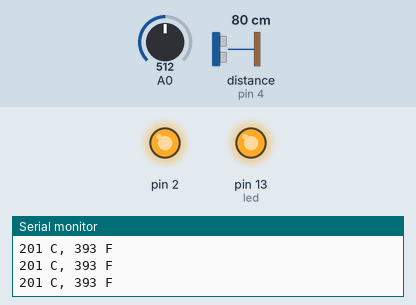
Simulated run of this sketch. Board: Arduino Uno, built with avr-gcc and run on an emulated ATmega328P. On the bench: output pins drawn as LEDs (lit = HIGH), the last lines printed to the serial monitor. Wiring (inferred from the names in the program): ultrasonic range finder: trigger pin 4; echo pin 4. The inputs (shaded band) are chosen by the test bench; at power-on: distance to the obstacle (sensor on pin 4) 80 cm, A0 = 512. The echo pulse lasts 58.3 µs per cm.

Above: at 1.2 s.
1.3 s: distance to the obstacle (sensor on pin 4) set to 99 cm
2.8 s: distance to the obstacle (sensor on pin 4) set to 107 cm
At 4.0 s:
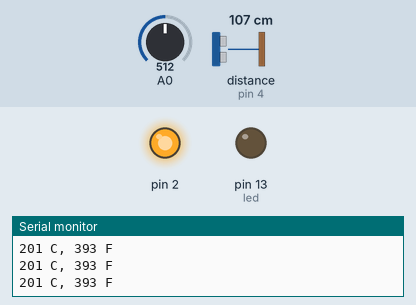
4.3 s: A0 set to 195
7.3 s: A0 set to 175
At 8.4 s:
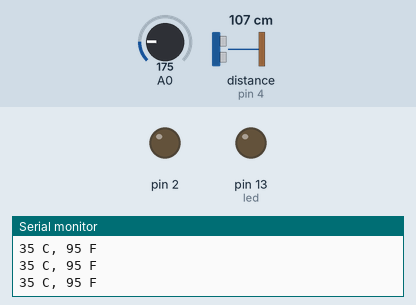
8.9 s: distance to the obstacle (sensor on pin 4) set to 2 cm
At 9.5 s:
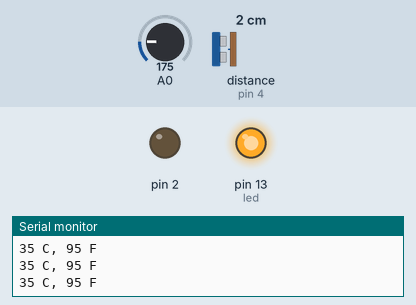
10.4 s: distance to the obstacle (sensor on pin 4) set to 120 cm
At 11.7 s:
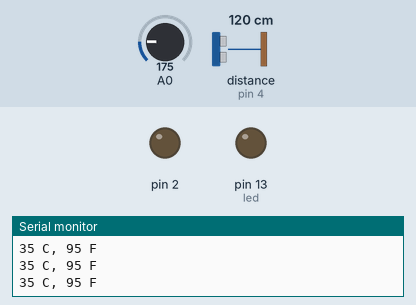
Timing chart, 0 to 12.9 s (numbered marks = the images above; inputs shaded):
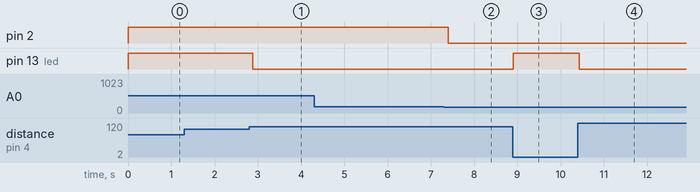

The sketch:

Nandhini_Assignment_1.ino
```cpp
const int pingpin=4;
const int led = 13;
int baselineTemp = 0;
int celsius = 0;
int fahrenheit = 0;

void setup()
{
  Serial.begin(9600);
  pinMode(led, OUTPUT);
   pinMode(2, OUTPUT);

}
void loop() {
  long duration, cm;
  pinMode(pingpin, OUTPUT);
  digitalWrite(pingpin, LOW);
  delayMicroseconds(2);
  digitalWrite(pingpin, HIGH);
  delayMicroseconds(10);
  digitalWrite(pingpin, LOW);
   pinMode(pingpin,INPUT);
    duration = pulseIn(pingpin, HIGH);
   cm = duration * 0.034 / 2;
   if(cm<100) {
   digitalWrite(led,HIGH);
   }
  else
   {
   digitalWrite(led,LOW);
   }


  // temp sensor
  baselineTemp = 40;

  celsius = map(((analogRead(A0) - 20) * 3.04), 0, 1023, -40, 125);

   fahrenheit = ((celsius * 9) / 5 + 32);
  Serial.print(celsius);
  Serial.print(" C, ");
  Serial.print(fahrenheit);
  Serial.println(" F");

  if (celsius < baselineTemp) {
    digitalWrite(2, LOW);}
  if (celsius >= baselineTemp && celsius < baselineTemp + 10) {
    digitalWrite(2, HIGH);}
  if (celsius >= baselineTemp + 10 && celsius < baselineTemp + 20) {
    digitalWrite(2, HIGH);}
   if (celsius >= baselineTemp + 20 && celsius < baselineTemp + 30) {
     digitalWrite(2, HIGH);}
  if (celsius >= baselineTemp + 30) {
    digitalWrite(2, HIGH);}
  delay(100);
}
```

Measured:
- the behaviour switches between 101 and 102 cm on distance to the obstacle (sensor on pin 4) (found by bisection; images 0 and 1)
- the behaviour switches between 184 and 183 on A0 (found by bisection; images 1 and 2)
- after the input at 2.8 s, pin 13 (led): HIGH → LOW after 0.09 s
- after the input at 7.3 s, pin 2: HIGH → LOW after 0.11 s
- after the input at 8.9 s, pin 13 (led): LOW → HIGH at once
- after the input at 10.4 s, pin 13 (led): HIGH → LOW at once
